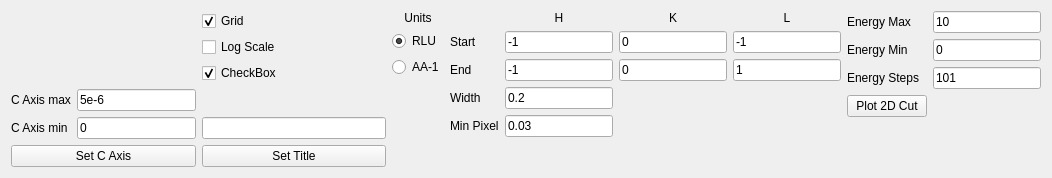
<?xml version="1.0" encoding="UTF-8"?>
<ui version="4.0">
 <class>Form</class>
 <widget class="QWidget" name="Form">
  <property name="geometry">
   <rect>
    <x>0</x>
    <y>0</y>
    <width>1052</width>
    <height>178</height>
   </rect>
  </property>
  <property name="windowTitle">
   <string>Form</string>
  </property>
  <layout class="QHBoxLayout" name="horizontalLayout">
   <item>
    <layout class="QVBoxLayout" name="verticalLayout_6">
     <item>
      <layout class="QHBoxLayout" name="horizontalLayout_2">
       <item>
        <layout class="QGridLayout" name="gridLayout_2">
         <item row="1" column="0">
          <widget class="QLabel" name="label_7">
           <property name="text">
            <string>C Axis max</string>
           </property>
          </widget>
         </item>
         <item row="1" column="1">
          <widget class="QLineEdit" name="QELine_CAxisMax_lineEdit">
           <property name="text">
            <string>5e-6</string>
           </property>
          </widget>
         </item>
         <item row="2" column="1">
          <widget class="QLineEdit" name="QELine_CAxisMin_lineEdit">
           <property name="text">
            <string>0</string>
           </property>
          </widget>
         </item>
         <item row="2" column="0">
          <widget class="QLabel" name="label_6">
           <property name="text">
            <string>C Axis min</string>
           </property>
          </widget>
         </item>
         <item row="0" column="1">
          <spacer name="verticalSpacer_4">
           <property name="orientation">
            <enum>Qt::Vertical</enum>
           </property>
           <property name="sizeHint" stdset="0">
            <size>
             <width>20</width>
             <height>3</height>
            </size>
           </property>
          </spacer>
         </item>
        </layout>
       </item>
      </layout>
     </item>
     <item>
      <widget class="QPushButton" name="QELine_setCAxis_button">
       <property name="text">
        <string>Set C Axis</string>
       </property>
      </widget>
     </item>
    </layout>
   </item>
   <item>
    <layout class="QVBoxLayout" name="verticalLayout_2">
     <item>
      <widget class="QCheckBox" name="QELine_Grid_checkBox">
       <property name="text">
        <string>Grid</string>
       </property>
       <property name="checked">
        <bool>true</bool>
       </property>
      </widget>
     </item>
     <item>
      <widget class="QCheckBox" name="QELine_LogScale_checkBox">
       <property name="text">
        <string>Log Scale</string>
       </property>
      </widget>
     </item>
     <item>
      <widget class="QCheckBox" name="QELine_ConstantBins_checkBox">
       <property name="text">
        <string>CheckBox</string>
       </property>
       <property name="checked">
        <bool>true</bool>
       </property>
      </widget>
     </item>
     <item>
      <spacer name="verticalSpacer_5">
       <property name="orientation">
        <enum>Qt::Vertical</enum>
       </property>
       <property name="sizeHint" stdset="0">
        <size>
         <width>20</width>
         <height>3</height>
        </size>
       </property>
      </spacer>
     </item>
     <item>
      <widget class="QLineEdit" name="QELine_SetTitle_lineEdit"/>
     </item>
     <item>
      <widget class="QPushButton" name="QELine_SetTitle_button">
       <property name="text">
        <string>Set Title</string>
       </property>
      </widget>
     </item>
    </layout>
   </item>
   <item>
    <layout class="QVBoxLayout" name="verticalLayout_5">
     <item>
      <widget class="QLabel" name="label_3">
       <property name="text">
        <string>Units</string>
       </property>
       <property name="alignment">
        <set>Qt::AlignCenter</set>
       </property>
      </widget>
     </item>
     <item>
      <widget class="QRadioButton" name="QELine_SelectUnits_RLU_radioButton">
       <property name="text">
        <string>RLU</string>
       </property>
       <property name="checked">
        <bool>true</bool>
       </property>
      </widget>
     </item>
     <item>
      <widget class="QRadioButton" name="QELine_SelectUnits_AA_radioButton">
       <property name="text">
        <string>AA-1</string>
       </property>
      </widget>
     </item>
     <item>
      <spacer name="verticalSpacer_3">
       <property name="orientation">
        <enum>Qt::Vertical</enum>
       </property>
       <property name="sizeHint" stdset="0">
        <size>
         <width>20</width>
         <height>3</height>
        </size>
       </property>
      </spacer>
     </item>
    </layout>
   </item>
   <item>
    <layout class="QGridLayout" name="gridLayout_3">
     <item row="4" column="1">
      <widget class="QLineEdit" name="QELine_Width_lineEdit">
       <property name="text">
        <string>0.2</string>
       </property>
      </widget>
     </item>
     <item row="2" column="3">
      <widget class="QLineEdit" name="QELine_LStart_lineEdit">
       <property name="text">
        <string>-1</string>
       </property>
      </widget>
     </item>
     <item row="3" column="3">
      <widget class="QLineEdit" name="QELine_LEnd_lineEdit">
       <property name="text">
        <string>1</string>
       </property>
      </widget>
     </item>
     <item row="3" column="1">
      <widget class="QLineEdit" name="QELine_HEnd_lineEdit">
       <property name="text">
        <string>-1</string>
       </property>
      </widget>
     </item>
     <item row="1" column="3">
      <widget class="QLabel" name="label_12">
       <property name="text">
        <string>L</string>
       </property>
       <property name="alignment">
        <set>Qt::AlignCenter</set>
       </property>
      </widget>
     </item>
     <item row="3" column="0">
      <widget class="QLabel" name="label_11">
       <property name="text">
        <string>End</string>
       </property>
      </widget>
     </item>
     <item row="5" column="1">
      <widget class="QLineEdit" name="QELine_MinPixel_lineEdit">
       <property name="text">
        <string>0.03</string>
       </property>
      </widget>
     </item>
     <item row="1" column="2">
      <widget class="QLabel" name="label_8">
       <property name="text">
        <string>K</string>
       </property>
       <property name="alignment">
        <set>Qt::AlignCenter</set>
       </property>
      </widget>
     </item>
     <item row="2" column="2">
      <widget class="QLineEdit" name="QELine_KStart_lineEdit">
       <property name="text">
        <string>0</string>
       </property>
      </widget>
     </item>
     <item row="4" column="0">
      <widget class="QLabel" name="label_4">
       <property name="text">
        <string>Width</string>
       </property>
      </widget>
     </item>
     <item row="2" column="1">
      <widget class="QLineEdit" name="QELine_HStart_lineEdit">
       <property name="text">
        <string>-1</string>
       </property>
      </widget>
     </item>
     <item row="5" column="0">
      <widget class="QLabel" name="label_5">
       <property name="text">
        <string>Min Pixel</string>
       </property>
      </widget>
     </item>
     <item row="2" column="0">
      <widget class="QLabel" name="label_10">
       <property name="text">
        <string>Start</string>
       </property>
      </widget>
     </item>
     <item row="1" column="1">
      <widget class="QLabel" name="label_13">
       <property name="text">
        <string>H</string>
       </property>
       <property name="alignment">
        <set>Qt::AlignCenter</set>
       </property>
      </widget>
     </item>
     <item row="3" column="2">
      <widget class="QLineEdit" name="QELine_KEnd_lineEdit">
       <property name="text">
        <string>0</string>
       </property>
      </widget>
     </item>
     <item row="6" column="1">
      <spacer name="verticalSpacer_2">
       <property name="orientation">
        <enum>Qt::Vertical</enum>
       </property>
       <property name="sizeHint" stdset="0">
        <size>
         <width>20</width>
         <height>3</height>
        </size>
       </property>
      </spacer>
     </item>
    </layout>
   </item>
   <item>
    <layout class="QGridLayout" name="gridLayout">
     <item row="2" column="0">
      <widget class="QLabel" name="label_2">
       <property name="text">
        <string>Energy Steps</string>
       </property>
      </widget>
     </item>
     <item row="2" column="1">
      <widget class="QLineEdit" name="QELine_NPoints_lineEdit">
       <property name="text">
        <string>101</string>
       </property>
      </widget>
     </item>
     <item row="3" column="0">
      <widget class="QPushButton" name="QELine_plot_button">
       <property name="text">
        <string>Plot 2D Cut</string>
       </property>
      </widget>
     </item>
     <item row="1" column="0">
      <widget class="QLabel" name="label">
       <property name="text">
        <string>Energy Min</string>
       </property>
      </widget>
     </item>
     <item row="0" column="0">
      <widget class="QLabel" name="label_9">
       <property name="text">
        <string>Energy Max</string>
       </property>
      </widget>
     </item>
     <item row="0" column="1">
      <widget class="QLineEdit" name="QELine_EMax_lineEdit">
       <property name="text">
        <string>10</string>
       </property>
      </widget>
     </item>
     <item row="1" column="1">
      <widget class="QLineEdit" name="QELine_EMin_lineEdit">
       <property name="text">
        <string>0</string>
       </property>
      </widget>
     </item>
     <item row="4" column="0">
      <spacer name="verticalSpacer">
       <property name="orientation">
        <enum>Qt::Vertical</enum>
       </property>
       <property name="sizeHint" stdset="0">
        <size>
         <width>20</width>
         <height>3</height>
        </size>
       </property>
      </spacer>
     </item>
    </layout>
   </item>
   <item>
    <layout class="QVBoxLayout" name="verticalLayout"/>
   </item>
  </layout>
 </widget>
 <resources/>
 <connections/>
</ui>
